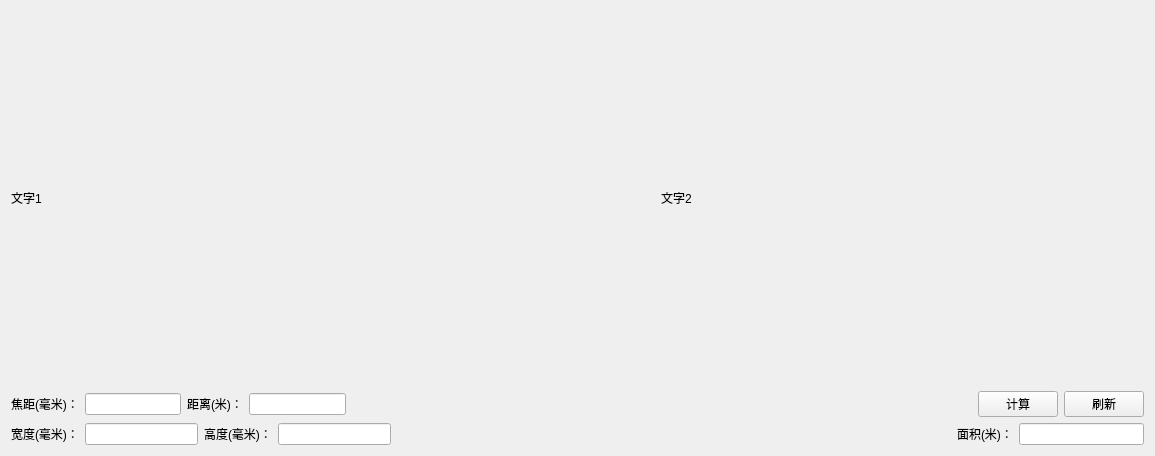
<?xml version="1.0" encoding="UTF-8"?>
<ui version="4.0">
 <class>fzqjGetPicSizeClass</class>
 <widget class="QWidget" name="fzqjGetPicSizeClass">
  <property name="geometry">
   <rect>
    <x>0</x>
    <y>0</y>
    <width>1155</width>
    <height>456</height>
   </rect>
  </property>
  <property name="windowTitle">
   <string>计算</string>
  </property>
  <layout class="QGridLayout" name="gridLayout" rowstretch="8,1,1">
   <item row="0" column="0">
    <layout class="QHBoxLayout" name="horizontalLayout" stretch="4,3">
     <item>
      <widget class="RectLabel" name="windShowPicVi">
       <property name="text">
        <string>文字1</string>
       </property>
      </widget>
     </item>
     <item>
      <widget class="RectLabel" name="windShowPicIr">
       <property name="text">
        <string>文字2</string>
       </property>
      </widget>
     </item>
    </layout>
   </item>
   <item row="1" column="0">
    <layout class="QHBoxLayout" name="horizontalLayout_2" stretch="1,2,1,2,13,1,1">
     <item>
      <widget class="QLabel" name="label_6">
       <property name="text">
        <string>焦距(毫米)：</string>
       </property>
      </widget>
     </item>
     <item>
      <widget class="QLineEdit" name="editFocusValue"/>
     </item>
     <item>
      <widget class="QLabel" name="label_7">
       <property name="text">
        <string>距离(米)：</string>
       </property>
      </widget>
     </item>
     <item>
      <widget class="QLineEdit" name="editDisValue"/>
     </item>
     <item>
      <spacer name="horizontalSpacer_2">
       <property name="orientation">
        <enum>Qt::Horizontal</enum>
       </property>
       <property name="sizeType">
        <enum>QSizePolicy::Preferred</enum>
       </property>
       <property name="sizeHint" stdset="0">
        <size>
         <width>20</width>
         <height>13</height>
        </size>
       </property>
      </spacer>
     </item>
     <item>
      <widget class="QPushButton" name="btnCount">
       <property name="text">
        <string>计算</string>
       </property>
      </widget>
     </item>
     <item>
      <widget class="QPushButton" name="btnImageRefresh">
       <property name="text">
        <string>刷新</string>
       </property>
      </widget>
     </item>
    </layout>
   </item>
   <item row="2" column="0">
    <layout class="QHBoxLayout" name="horizontalLayout_3" stretch="1,1,3,1">
     <item>
      <layout class="QHBoxLayout" name="horizontalLayout_13" stretch="1,3">
       <item>
        <widget class="QLabel" name="label_8">
         <property name="text">
          <string>宽度(毫米)：</string>
         </property>
        </widget>
       </item>
       <item>
        <widget class="QLineEdit" name="editWidth"/>
       </item>
      </layout>
     </item>
     <item>
      <layout class="QHBoxLayout" name="horizontalLayout_14" stretch="1,3">
       <item>
        <widget class="QLabel" name="label_9">
         <property name="text">
          <string>高度(毫米)：</string>
         </property>
        </widget>
       </item>
       <item>
        <widget class="QLineEdit" name="editHeight"/>
       </item>
      </layout>
     </item>
     <item>
      <spacer name="horizontalSpacer">
       <property name="orientation">
        <enum>Qt::Horizontal</enum>
       </property>
       <property name="sizeHint" stdset="0">
        <size>
         <width>40</width>
         <height>20</height>
        </size>
       </property>
      </spacer>
     </item>
     <item>
      <layout class="QHBoxLayout" name="horizontalLayout_15">
       <item>
        <widget class="QLabel" name="label_10">
         <property name="text">
          <string>面积(米)：</string>
         </property>
         <property name="textFormat">
          <enum>Qt::RichText</enum>
         </property>
        </widget>
       </item>
       <item>
        <widget class="QLineEdit" name="editSize"/>
       </item>
      </layout>
     </item>
    </layout>
   </item>
  </layout>
 </widget>
 <layoutdefault spacing="6" margin="11"/>
 <customwidgets>
  <customwidget>
   <class>RectLabel</class>
   <extends>QLabel</extends>
   <header>RwriteLabel.h</header>
  </customwidget>
 </customwidgets>
 <resources/>
 <connections/>
</ui>
